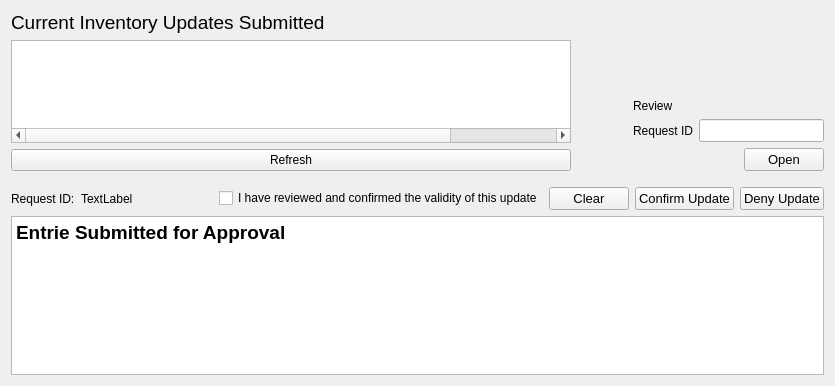
     <widget class="QWidget" name="page_8">
      <layout class="QVBoxLayout" name="verticalLayout_23">
       <item>
        <layout class="QVBoxLayout" name="verticalLayout_20" stretch="1,0,0,1">
         <item>
          <layout class="QHBoxLayout" name="horizontalLayout_17" stretch="10,1,0">
           <item>
            <layout class="QVBoxLayout" name="verticalLayout_21">
             <item>
              <widget class="QLabel" name="label_36">
               <property name="font">
                <font>
                 <pointsize>14</pointsize>
                </font>
               </property>
               <property name="text">
                <string>Current Inventory Updates Submitted</string>
               </property>
              </widget>
             </item>
             <item>
              <widget class="QTableWidget" name="approve_table">
               <property name="font">
                <font>
                 <family>Adobe Devanagari</family>
                 <pointsize>11</pointsize>
                </font>
               </property>
               <property name="verticalScrollBarPolicy">
                <enum>Qt::ScrollBarAsNeeded</enum>
               </property>
               <property name="horizontalScrollBarPolicy">
                <enum>Qt::ScrollBarAsNeeded</enum>
               </property>
               <property name="sizeAdjustPolicy">
                <enum>QAbstractScrollArea::AdjustToContents</enum>
               </property>
               <property name="autoScrollMargin">
                <number>16</number>
               </property>
               <property name="editTriggers">
                <set>QAbstractItemView::NoEditTriggers</set>
               </property>
               <property name="wordWrap">
                <bool>false</bool>
               </property>
               <property name="rowCount">
                <number>0</number>
               </property>
               <property name="columnCount">
                <number>5</number>
               </property>
               <attribute name="horizontalHeaderVisible">
                <bool>false</bool>
               </attribute>
               <attribute name="horizontalHeaderDefaultSectionSize">
                <number>120</number>
               </attribute>
               <column>
                <property name="text">
                 <string>Request ID</string>
                </property>
               </column>
               <column>
                <property name="text">
                 <string>Date Submitted</string>
                </property>
               </column>
               <column>
                <property name="text">
                 <string>Submitted By</string>
                </property>
               </column>
               <column>
                <property name="text">
                 <string>Line Update Count</string>
                </property>
               </column>
               <column>
                <property name="text">
                 <string>Reviewed</string>
                </property>
               </column>
              </widget>
             </item>
             <item>
              <widget class="QPushButton" name="refresh_approvals_inventory_button">
               <property name="font">
                <font>
                 <weight>50</weight>
                 <bold>false</bold>
                </font>
               </property>
               <property name="text">
                <string>Refresh</string>
               </property>
              </widget>
             </item>
            </layout>
           </item>
           <item>
            <spacer name="horizontalSpacer_18">
             <property name="orientation">
              <enum>Qt::Horizontal</enum>
             </property>
             <property name="sizeHint" stdset="0">
              <size>
               <width>0</width>
               <height>0</height>
              </size>
             </property>
            </spacer>
           </item>
           <item>
            <layout class="QVBoxLayout" name="verticalLayout_22">
             <item>
              <spacer name="verticalSpacer_8">
               <property name="orientation">
                <enum>Qt::Vertical</enum>
               </property>
               <property name="sizeHint" stdset="0">
                <size>
                 <width>20</width>
                 <height>40</height>
                </size>
               </property>
              </spacer>
             </item>
             <item>
              <widget class="QLabel" name="label_37">
               <property name="text">
                <string>Review</string>
               </property>
              </widget>
             </item>
             <item>
              <layout class="QHBoxLayout" name="horizontalLayout_18">
               <item>
                <widget class="QLabel" name="label_38">
                 <property name="text">
                  <string>Request ID</string>
                 </property>
                </widget>
               </item>
               <item>
                <widget class="QLineEdit" name="approve_entry_request_id">
                 <property name="font">
                  <font>
                   <pointsize>10</pointsize>
                   <weight>50</weight>
                   <bold>false</bold>
                  </font>
                 </property>
                </widget>
               </item>
              </layout>
             </item>
             <item>
              <layout class="QHBoxLayout" name="horizontalLayout_19">
               <item>
                <spacer name="horizontalSpacer_19">
                 <property name="orientation">
                  <enum>Qt::Horizontal</enum>
                 </property>
                 <property name="sizeHint" stdset="0">
                  <size>
                   <width>40</width>
                   <height>20</height>
                  </size>
                 </property>
                </spacer>
               </item>
               <item>
                <widget class="QPushButton" name="approve_open_button">
                 <property name="font">
                  <font>
                   <pointsize>10</pointsize>
                   <weight>50</weight>
                   <bold>false</bold>
                  </font>
                 </property>
                 <property name="text">
                  <string>Open</string>
                 </property>
                </widget>
               </item>
              </layout>
             </item>
            </layout>
           </item>
          </layout>
         </item>
         <item>
          <spacer name="verticalSpacer_7">
           <property name="orientation">
            <enum>Qt::Vertical</enum>
           </property>
           <property name="sizeHint" stdset="0">
            <size>
             <width>20</width>
             <height>10</height>
            </size>
           </property>
          </spacer>
         </item>
         <item>
          <layout class="QHBoxLayout" name="horizontalLayout_20">
           <item>
            <widget class="QLabel" name="label_39">
             <property name="text">
              <string>Request ID:</string>
             </property>
            </widget>
           </item>
           <item>
            <widget class="QLabel" name="label_40">
             <property name="font">
              <font>
               <weight>50</weight>
               <bold>false</bold>
              </font>
             </property>
             <property name="text">
              <string>TextLabel</string>
             </property>
            </widget>
           </item>
           <item>
            <spacer name="horizontalSpacer_27">
             <property name="orientation">
              <enum>Qt::Horizontal</enum>
             </property>
             <property name="sizeHint" stdset="0">
              <size>
               <width>40</width>
               <height>20</height>
              </size>
             </property>
            </spacer>
           </item>
           <item>
            <widget class="QCheckBox" name="approve_checkbox_confirm">
             <property name="text">
              <string>I have reviewed and confirmed the validity of this update</string>
             </property>
            </widget>
           </item>
           <item>
            <widget class="QPushButton" name="approve_inventory_clear_button">
             <property name="font">
              <font>
               <pointsize>10</pointsize>
              </font>
             </property>
             <property name="text">
              <string>Clear</string>
             </property>
            </widget>
           </item>
           <item>
            <widget class="QPushButton" name="approve_confirm_button">
             <property name="font">
              <font>
               <pointsize>10</pointsize>
              </font>
             </property>
             <property name="text">
              <string>Confirm Update</string>
             </property>
            </widget>
           </item>
           <item>
            <widget class="QPushButton" name="approve_deny_button">
             <property name="font">
              <font>
               <pointsize>10</pointsize>
               <weight>50</weight>
               <bold>false</bold>
              </font>
             </property>
             <property name="text">
              <string>Deny Update</string>
             </property>
            </widget>
           </item>
          </layout>
         </item>
         <item>
          <widget class="QTextEdit" name="approve_text_display">
           <property name="readOnly">
            <bool>true</bool>
           </property>
           <property name="html">
            <string>&lt;!DOCTYPE HTML PUBLIC &quot;-//W3C//DTD HTML 4.0//EN&quot; &quot;http://www.w3.org/TR/REC-html40/strict.dtd&quot;&gt;
&lt;html&gt;&lt;head&gt;&lt;meta name=&quot;qrichtext&quot; content=&quot;1&quot; /&gt;&lt;style type=&quot;text/css&quot;&gt;
p, li { white-space: pre-wrap; }
&lt;/style&gt;&lt;/head&gt;&lt;body style=&quot; font-family:'MS Shell Dlg 2'; font-size:8.25pt; font-weight:400; font-style:normal;&quot;&gt;
&lt;p style=&quot; margin-top:0px; margin-bottom:0px; margin-left:0px; margin-right:0px; -qt-block-indent:0; text-indent:0px;&quot;&gt;&lt;span style=&quot; font-family:'Adobe Devanagari'; font-size:14pt; font-weight:600;&quot;&gt;Entrie Submitted for Approval&lt;/span&gt;&lt;/p&gt;&lt;/body&gt;&lt;/html&gt;</string>
           </property>
          </widget>
         </item>
        </layout>
       </item>
      </layout>
     </widget>
